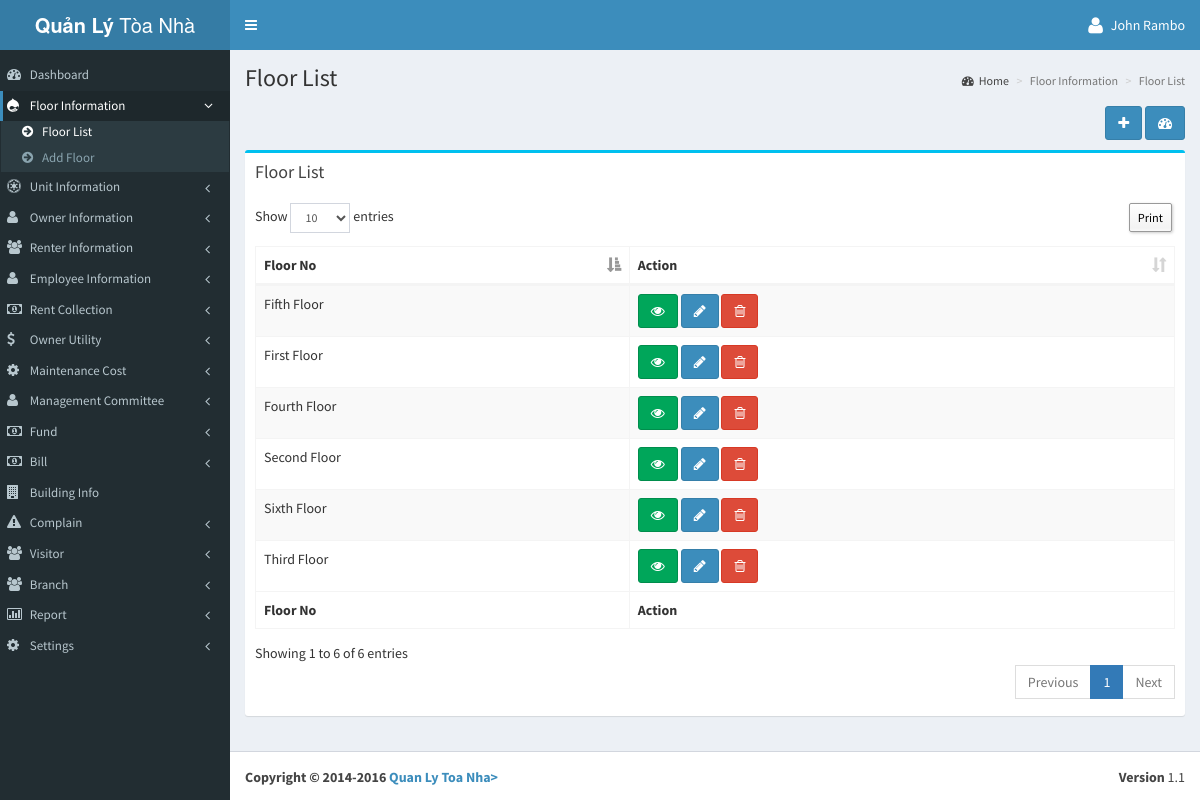
The page /floor/floorlist.php (signed in) on the database its author committed.
### tables this page shows
CREATE TABLE IF NOT EXISTS `tbl_add_floor` (
  `fid` int(11) NOT NULL AUTO_INCREMENT,
  `floor_no` varchar(200) NOT NULL,
  `branch_id` int(11) NOT NULL,
  `added_date` timestamp NOT NULL DEFAULT CURRENT_TIMESTAMP,
  PRIMARY KEY (`fid`)
);

### language/English/lang_left_menu.php (called while the page is built, shortened)
<?php
$_data['menu_dashboard'] 					= "Dashboard";
$_data['menu_floor'] 						= "Floor Information";
$_data['menu_floor_list'] 					= "Floor List";
$_data['menu_floor_add'] 					= "Add Floor";
$_data['menu_unit_information'] 			= "Unit Information";
$_data['menu_unit_list'] 					= "Unit List";
$_data['menu_add_unit'] 					= "Add Unit";
$_data['menu_owner_information'] 			= "Owner Information";
$_data['menu_owner_list'] 					= "Owner List";
$_data['menu_add_owner'] 					= "Add Owner";
$_data['menu_renter_information'] 			= "Renter Information";
$_data['menu_renter_list'] 					= "Renter List";
$_data['menu_add_renter'] 					= "Add Renter";
$_data['menu_employee_information'] 		= "Employee Information";
$_data['menu_employee_list'] 				= "Employee List";
$_data['menu_add_employee'] 				= "Add Employee";
$_data['menu_rent_collection'] 				= "Rent Collection";
$_data['menu_rent_list'] 					= "Rent List";
$_data['menu_add_rent'] 					= "Add Rent";
$_data['menu_owner_utility'] 				= "Owner Utility";
$_data['menu_owner_utility_list'] 			= "Owner Utility List";
$_data['menu_add_owner_utility'] 			= "Add Owner Utility";
$_data['menu_maintenance_cost'] 			= "Maintenance Cost";
$_data['menu_maintenance_cost_list'] 		= "Maintenance Cost List";
$_data['menu_add_maintenance_cost'] 		= "Add Maintenance Cost";
$_data['menu_management_committee'] 		= "Management Committee";
$_data['menu_member_list'] 					= "Member List";
$_data['menu_add_member'] 					= "Add Member";
$_data['menu_fund'] 						= "Fund";
$_data['menu_fund_list'] 					= "Fund List";
$_data['menu_add_fund'] 					= "Add Fund";
$_data['menu_bill'] 						= "Bill";
$_data['menu_bill_list'] 					= "Bill List";
$_data['menu_add_bill'] 					= "Add Bill";
$_data['menu_building_info'] 				= "Building Info";
$_data['menu_complain'] 					= "Complain";
$_data['menu_complain_list'] 				= "Complain List";
$_data['menu_add_complain'] 				= "Add Complain";
$_data['menu_visitor'] 						= "Visitor";
$_data['menu_visitor_list'] 				= "Visitor List";
$_data['menu_add_visitor'] 					= "Add Visitor";
$_data['menu_report'] 						= "Report";
$_data['menu_fair_report'] 					= "Fare Report";
$_data['menu_rented_report'] 				= "Rented Report";
$_data['menu_visitors_report'] 				= "Visitors Report";
$_data['menu_complain_report'] 				= "Complain Report";
$_data['menu_unit_status_report'] 			= "Unit Status Report";
$_data['menu_fund_status'] 					= "Fund Status";
$_data['menu_bill_report'] 					= "Bill Report";
$_data['menu_settings'] 					= "Settings";
$_data['menu_bill_setup'] 					= "Bill Setup";
$_data['menu_utility_bill'] 				= "Utility Bill";
$_data['menu_employee_setup'] 				= "Employee Salary";
$_data['menu_management_member_type'] 		= "Management Member Type";
$_data['menu_month_setup'] 					= "Month Setup";
$_data['menu_year_setup'] 					= "Year Setup";
$_data['menu_language_setup'] 				= "System Setup";
$_data['menu_branch'] 						= "Branch";
$_data['menu_add_branch'] 					= "Add Branch";
$_data['menu_branch_list'] 					= "Branch List";
?>

### floor/floorlist.php (the view, shortened to what this page needs)
<?php
include('../header.php');
?>
<?php
include('../config.php');
?>
<section class="content-header">
  <h1><?php echo $_data['floor_list_title']; ?></h1>
  <ol class="breadcrumb">
    <li><a href="<?php echo WEB_URL; ?>dashboard.php"><i class="fa fa-dashboard"></i><?php echo $_data['home_breadcam']; ?></a></li>
    <li class="active"><?php echo $_data['add_new_floor_information_breadcam']; ?></li>
    <li class="active"><?php echo $_data['floor_list_title']; ?></li>
  </ol>
</section>
<section class="content">
<div class="row">
  <div class="col-xs-12">
    <div align="right" style="margin-bottom:1%;">
      <a class="btn btn-primary" data-toggle="tooltip" href="<?php echo WEB_URL; ?>floor/addfloor.php" data-original-title="<?php echo $_data['add_floor'];?>"><i class="fa fa-plus"></i></a>
      <a class="btn btn-primary" data-toggle="tooltip" href="<?php echo WEB_URL; ?>dashboard.php" data-original-title="<?php echo $_data['home_breadcam'];?>"><i class="fa fa-dashboard"></i></a>
    </div>
    <div class="box box-info">
      <div class="box-header">
        <h3 class="box-title"><?php echo $_data['floor_list_title']; ?></h3>
      </div>
      <div class="box-body">
        <table class="table sakotable table-bordered table-striped dt-responsive">
          <thead>
            <tr>
              <th><?php echo $_data['floor_no'];?></th>
              <th><?php echo $_data['action_text'];?></th>
            </tr>
          </thead>
          <tbody>
        <?php
            $stmt = $conn->prepare("SELECT * FROM tbl_add_floor WHERE branch_id = ? ORDER BY fid DESC");
            $stmt->bind_param("i", $_SESSION['objLogin']['branch_id']);
            $stmt->execute();
            $result = $stmt->get_result();
            while ($row = $result->fetch_assoc()) { ?>
            <tr>
              <td><?php echo $row['floor_no']; ?></td>
              <td>
                <a class="btn btn-success" data-toggle="tooltip" href="javascript:;" onclick="$('#nurse_view_<?php echo $row['fid']; ?>').modal('show');" data-original-title="<?php echo $_data['view_text'];?>"><i class="fa fa-eye"></i></a>
                <a class="btn btn-primary" data-toggle="tooltip" href="<?php echo WEB_URL; ?>floor/addfloor.php?id=<?php echo $row['fid']; ?>" data-original-title="<?php echo $_data['edit_text'];?>"><i class="fa fa-pencil"></i></a>
                <a class="btn btn-danger" data-toggle="tooltip" onclick="deleteFloor(<?php echo $row['fid']; ?>);" href="javascript:;" data-original-title="<?php echo $_data['delete_text'];?>"><i class="fa fa-trash-o"></i></a>
              </td>
            </tr>
            <?php } ?>
          </tbody>
          <tfoot>
            <tr>
              <th><?php echo $_data['floor_no'];?></th>
              <th><?php echo $_data['action_text'];?></th>
            </tr>
          </tfoot>
        </table>
      </div>
    </div>
  </div>
</div>
<?php include('../footer.php'); ?>

### rows shown on the page
tbl_add_floor: floor_no "Sixth Floor"
tbl_add_floor: floor_no "Fifth Floor"
tbl_add_floor: floor_no "Fourth Floor"
tbl_add_floor: floor_no "Third Floor"
tbl_add_floor: floor_no "Second Floor"
tbl_add_floor: floor_no "First Floor"

### other values the page prints
$_SESSION['objLogin']['name'] "John Rambo"
$_data['menu_dashboard'] "Dashboard"
$_data['menu_floor'] "Floor Information"
$_data['menu_floor_list'] "Floor List"
$_data['menu_floor_add'] "Add Floor"
$_data['menu_unit_information'] "Unit Information"
$_data['menu_owner_information'] "Owner Information"
$_data['menu_renter_information'] "Renter Information"
$_data['menu_employee_information'] "Employee Information"
$_data['menu_rent_collection'] "Rent Collection"
$_data['menu_owner_utility'] "Owner Utility"
$_data['menu_maintenance_cost'] "Maintenance Cost"
$_data['menu_management_committee'] "Management Committee"
$_data['menu_fund'] "Fund"
$_data['menu_bill'] "Bill"
